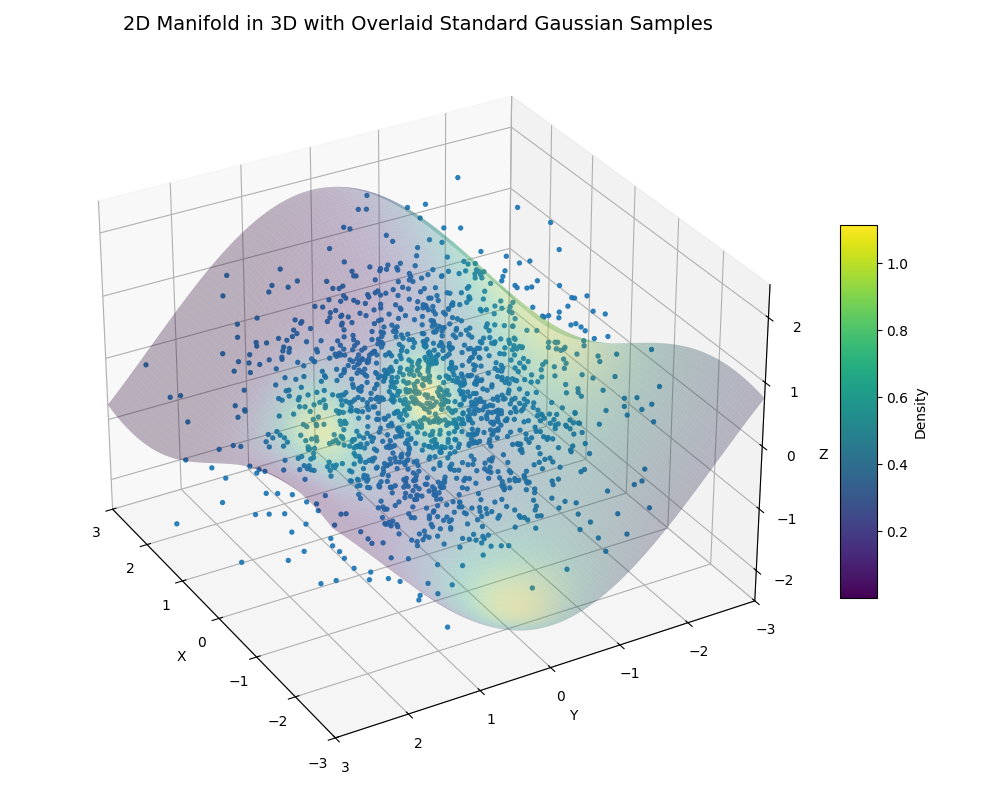

Source code (Python):
# Modified script to generate 'visualize_DGFM_with_Gaussian.png'
# Adds 1000 samples from a 3D standard Gaussian overlaid on the original manifold figure
# and makes the manifold slightly transparent.

import numpy as np
import matplotlib.pyplot as plt

# For reproducibility
rng = np.random.default_rng(42)

# Define the 2D manifold in 3D space
def manifold(u, v):
    x = 1.5*u
    y = 1.5*v
    z = 2*np.sin(u) * np.cos(v)
    return x, y, z

# Define a distribution over the 2D manifold (e.g., a Gaussian bump centered at (0, 0))
def distribution(u, v):
    return (
        np.exp(-(u**2 + v**2) * 10)
        + np.exp(-(u**2 + (v - 1) ** 2) * 5)
        + np.exp(-((u + 1.5) ** 2 + (v) ** 2) * 2)
        + np.exp(-(((u - 0.5) / 2) ** 2 + (v + 1.5) ** 2))
    )

# Create a grid
u = np.linspace(-2, 2, 100)
v = np.linspace(-2, 2, 100)
U, V = np.meshgrid(u, v)
X, Y, Z = manifold(U, V)
D = distribution(U, V)

# Normalize D for coloring (optional but makes colormap robust)
D_norm = (D - D.min()) / (D.max() - D.min() + 1e-12)

# Sample 1000 points from a standard 3D Gaussian
num_samples = 1500
gauss_samples = rng.normal(loc=0.0, scale=1.0, size=(num_samples, 3))
gx, gy, gz = gauss_samples[:, 0], gauss_samples[:, 1], gauss_samples[:, 2]

# Plotting
fig = plt.figure(figsize=(10, 8))
ax = fig.add_subplot(111, projection='3d')

# Plot the manifold surface with distribution as color; slightly transparent
surf = ax.plot_surface(
    X, Y, Z,
    facecolors=plt.cm.viridis(D_norm),
    rstride=1, cstride=1,
    linewidth=0.2, antialiased=True,
    alpha=0.3, edgecolor='none'
)

# Overlay the Gaussian samples
ax.scatter(gx, gy, gz, s=8, depthshade=True, alpha=0.9)

# Add a color bar for the distribution
mappable = plt.cm.ScalarMappable(cmap=plt.cm.viridis)
mappable.set_array(D)  # use original density scale for the colorbar
fig.colorbar(mappable, ax=ax, shrink=0.5, aspect=10, label='Density')

# Set labels and title
ax.set_title("2D Manifold in 3D with Overlaid Standard Gaussian Samples", fontsize=14)
ax.set_xlabel('X')
ax.set_ylabel('Y')
ax.set_zlabel('Z')

ax.set_xlim([-3, 3])
ax.set_ylim([-3, 3])
ax.set_zlim([-2.5, 2.5])

# Nice viewing angle
ax.view_init(elev=30, azim=150)

plt.tight_layout()
out_path = 'visualize_DGFM_with_Gaussian.png'
plt.savefig(out_path)
plt.close()
